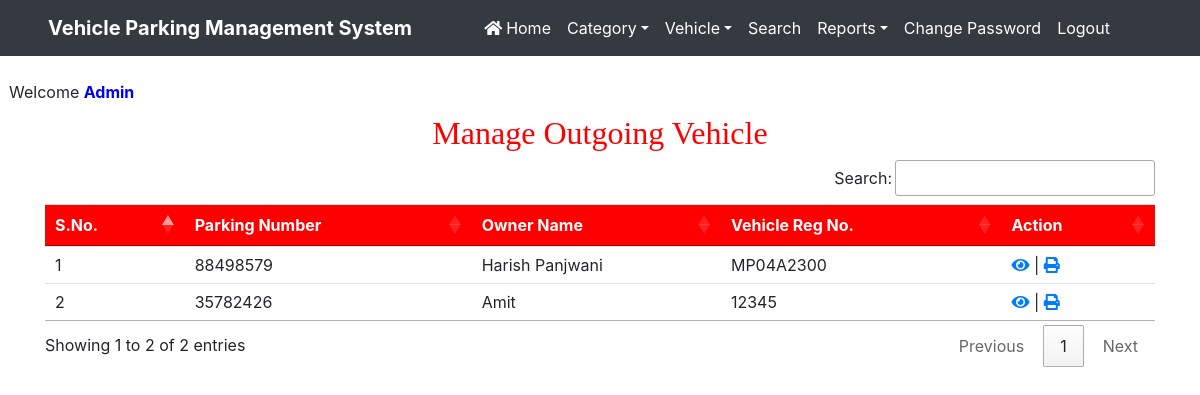
Page /manage_outgoingvehicle (signed in) on the committed database.
### vehicle/models.py (models this page shows, shortened)
class Vehicle(models.Model):
    parkingnumber = models.CharField(max_length=20)
    category = models.ForeignKey(Category, on_delete=models.CASCADE)
    vehiclecompany = models.CharField(max_length=50)
    regno = models.CharField(max_length=10)
    ownername = models.CharField(max_length=50)
    ownercontact = models.CharField(max_length=15)
    pdate = models.DateField()
    intime = models.CharField(max_length=50)
    outtime = models.CharField(max_length=50)
    parkingcharge = models.CharField(max_length=50)
    remark = models.CharField(max_length=500)
    status = models.CharField(max_length=20)

### vehicle/views.py (the view)
# urls.py: path('manage_outgoingvehicle',manage_outgoingvehicle,name='manage_outgoingvehicle'),
def manage_outgoingvehicle(request):
    if not request.user.is_authenticated:
        return redirect('admin_login')
    vehicle = Vehicle.objects.filter(status="Out")
    d = {'vehicle':vehicle}
    return render(request, 'manage_outgoingvehicle.html', d)

### vehicle/templates/manage_outgoingvehicle.html (shortened to what this page needs)
{% load static %}
<html>
<head>
{% include 'headeradmin.html' %}
  <link rel = stylesheet href="https://cdn.datatables.net/1.10.20/css/jquery.dataTables.min.css">
<link rel = stylesheet href="https://cdn.datatables.net/buttons/1.6.1/css/buttons.dataTables.min.css">
</head>
<body>
{% include 'nav2admin.html' %}
<br> &nbsp;&nbsp;Welcome <b style = 'text-transform : capitalize ; color : blue'>{{request.user.username}}</b>
<div class="container" style = "margin-top:10px">
<h2 class="text-center" style = "font-family : Monotype Corsiva ; color : red">Manage Outgoing Vehicle </h2>
<table class='table table-hover' id = example>
<thead style = 'background-color : red ; color : white'>
<tr>
<th>S.No.</th>
<th>Parking Number</th>
<th>Owner Name</th>
    <th>Vehicle Reg No.</th>
    <th>Action</th>
</tr>
</thead>
<tbody>
  {% for i in vehicle %}
<tr>
                  <td>{{forloop.counter}}</td>
                  <td>{{i.parkingnumber}}</td>
                  <td>{{i.ownername}}</td>
                <td>{{i.regno}}</td>
                  <td>
                      <a href="{% url 'view_outgoingdetail' i.id %}" ><i class="fa fa-eye fa-1x"></i></a>
                   | <a href="{% url 'print' i.id %}" ><i class="fa fa-print fa-1x"></i></a>
                  </td>
</tr>
{% endfor %}
</tbody>
</table>
</div>
</body>
</html>

### vehicle/static/css/mystyle.css (style rules this page uses)
html { scroll-behavior:smooth; }

### rows in the picture
Vehicle: parkingnumber "88498579", ownername "Harish Panjwani", regno "MP04A2300"
Vehicle: parkingnumber "35782426", ownername "Amit", regno "12345"

### other values in the picture
{{ request.user.username }} "Admin"
